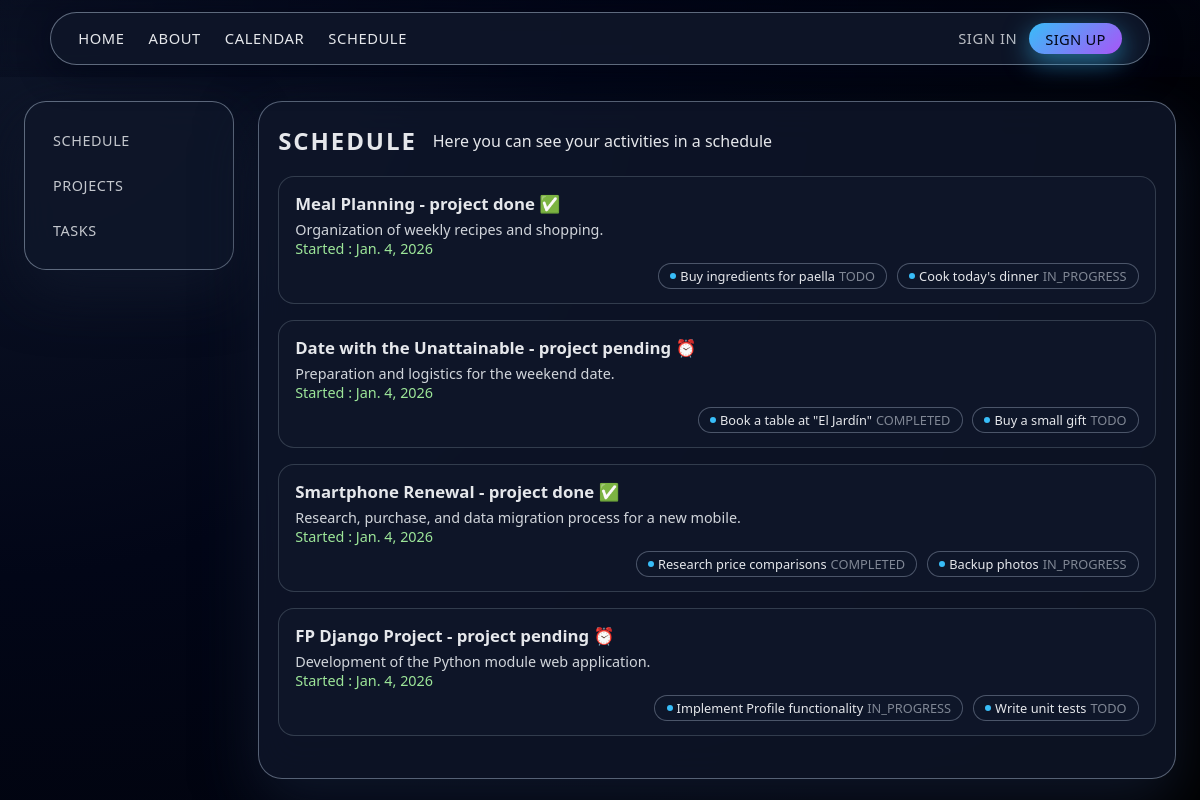
The app's page /schedule/, older data.
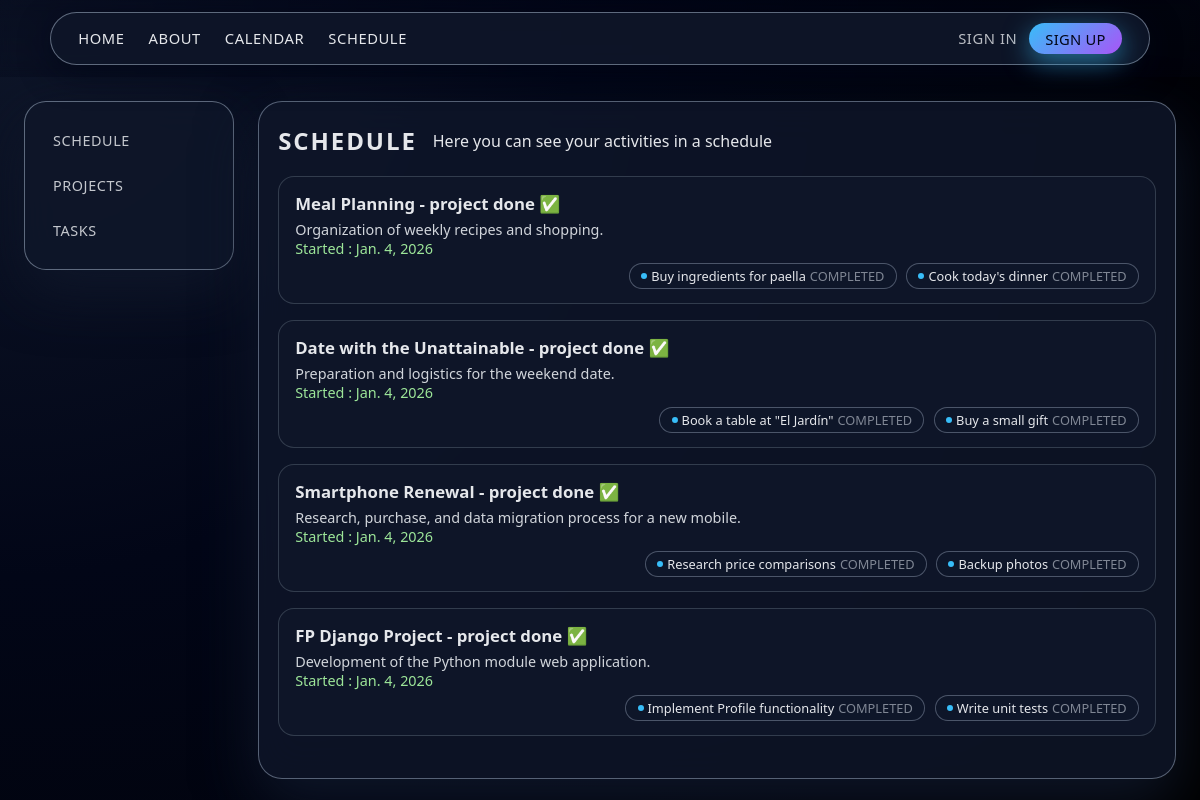
The same page, newer data.
### myapp/models/tasks.py (models this page shows, shortened)
class Task(models.Model):
    title = models.CharField(max_length=200)
    description = models.TextField()
    status = models.CharField(max_length=50)
    due_date = models.DateTimeField(auto_now=True)
    done = models.BooleanField(default=False)
    project = models.ForeignKey(Project, on_delete=models.CASCADE)

### myapp/models/projects.py (models this page shows, shortened)
class Project(models.Model):
    title = models.CharField(max_length=200)
    description = models.TextField()
    done = models.BooleanField(default=False)
    created_at = models.DateTimeField(auto_now_add=True)
    date = models.DateField(default=timezone.now)
    updated_at = models.DateTimeField(auto_now=True)
    profile = models.ForeignKey(Profile, on_delete=models.CASCADE)

### myapp/views/schedule.py (the view)
# urls.py: path('schedule/',views.schedule, name="schedule"),
def schedule(request):
    description = ""
    og_title="Calendar"
    og_description=""
    og_url=request.build_absolute_uri()
    og_image="https://schedulepy.nicowooow.site/static/images/logo.svg"
    if request.user.is_authenticated:
        try:
            profile = Profile.objects.get(user=request.user)
        except Profile.DoesNotExist:
            profile = None
    else:
        try:
            profile = Profile.objects.get(id=1)
        except Profile.DoesNotExist:
            profile = None
    if profile is not None:
        projects = Project.objects.filter(profile=profile)
        tasks = Task.objects.filter(project__profile=profile)
    else:
        projects = Project.objects.none()
        tasks = Task.objects.none()
    return render(request, 'schedule.html', {
        "page_css": ["css/schedule.css", "css/schedule-projects-tasks.css"],
        "projects": projects,
        "tasks": tasks,
        "og_title":og_title,
        "description":description,
        "og_description":og_description,
        "og_url":og_url,
        "og_image":og_image,
    })

### myapp/templates/schedule.html (shortened to what this page needs)
{% extends 'layouts/header.html' %}
{% load static %}
{% block extra_css %}
  {% if page_css %}
    {% for css in page_css %}
      <link rel="stylesheet" href="{% static css %}">
    {% endfor %}
  {% endif %}
{% endblock %}
{% block content %}
<main>
  <aside class="menu_schedule">
    <ul>
      <li><a href="/schedule/">Schedule</a></li>
      <li><a href="/schedule/projects/">Projects</a></li>
      <li><a href="/schedule/projects/tasks/">Tasks</a></li>
    </ul>
  </aside>
<section class="content">
    <section>
      <h1>Schedule</h1>
      <p>Here you can see your activities in a schedule</p>
    </section>
    <section>
      {% for project in projects %}
        <div class="project-card">
          <div class="project-header">
            <h1>
              {{ project.title }} -
              {% if project.done %}project done ✅{% else %}project pending ⏰{% endif %}
            </h1>
            <p>{{ project.description }}</p>
            <p class="date">
              Started : {{ project.date }}
            </p>
          </div>
          <div class="project-tasks">
            {% if project.task_set.all %}
              <ul>
                {% for task in project.task_set.all %}
                  <li>
                    <span class="task-dot"></span>
                    <span class="task-title">{{ task.title }}</span>
                    <span class="task-status">{{ task.status }}</span>
                  </li>
                {% endfor %}
              </ul>
            {% else %}
              <span class="no-tasks">No tasks</span>
            {% endif %}
          </div>
        </div>
      {% endfor %}
    </section>
  </section>
</main>
{% endblock %}

Row changes from the older to the newer data that the page shows:
changed Task "Buy ingredients for paella": status "TODO" → "COMPLETED"
changed Task "Cook today's dinner": status "IN_PROGRESS" → "COMPLETED"
changed Project "Date with the Unattainable": done "project pending ⏰" → "project done ✅"
changed Task "Buy a small gift": status "TODO" → "COMPLETED"
changed Task "Backup photos": status "IN_PROGRESS" → "COMPLETED"
changed Project "FP Django Project": done "project pending ⏰" → "project done ✅"
changed Task "Implement Profile functionality": status "IN_PROGRESS" → "COMPLETED"
changed Task "Write unit tests": status "TODO" → "COMPLETED"
